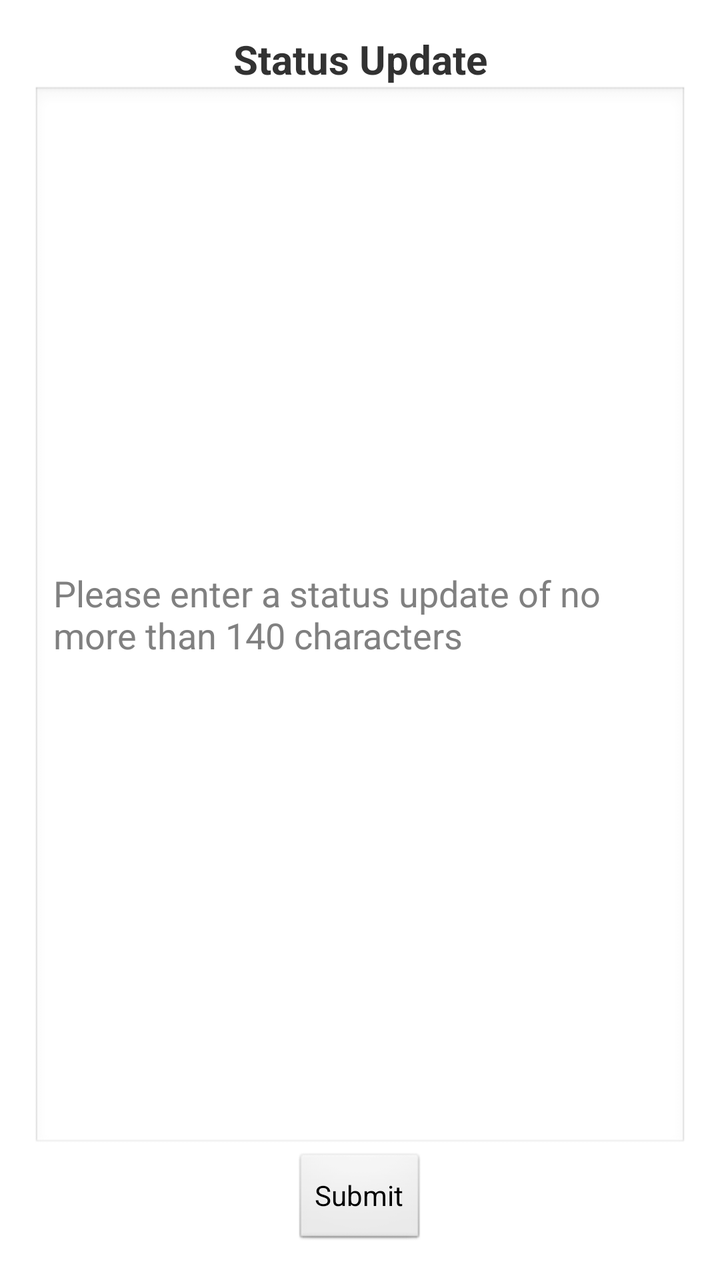
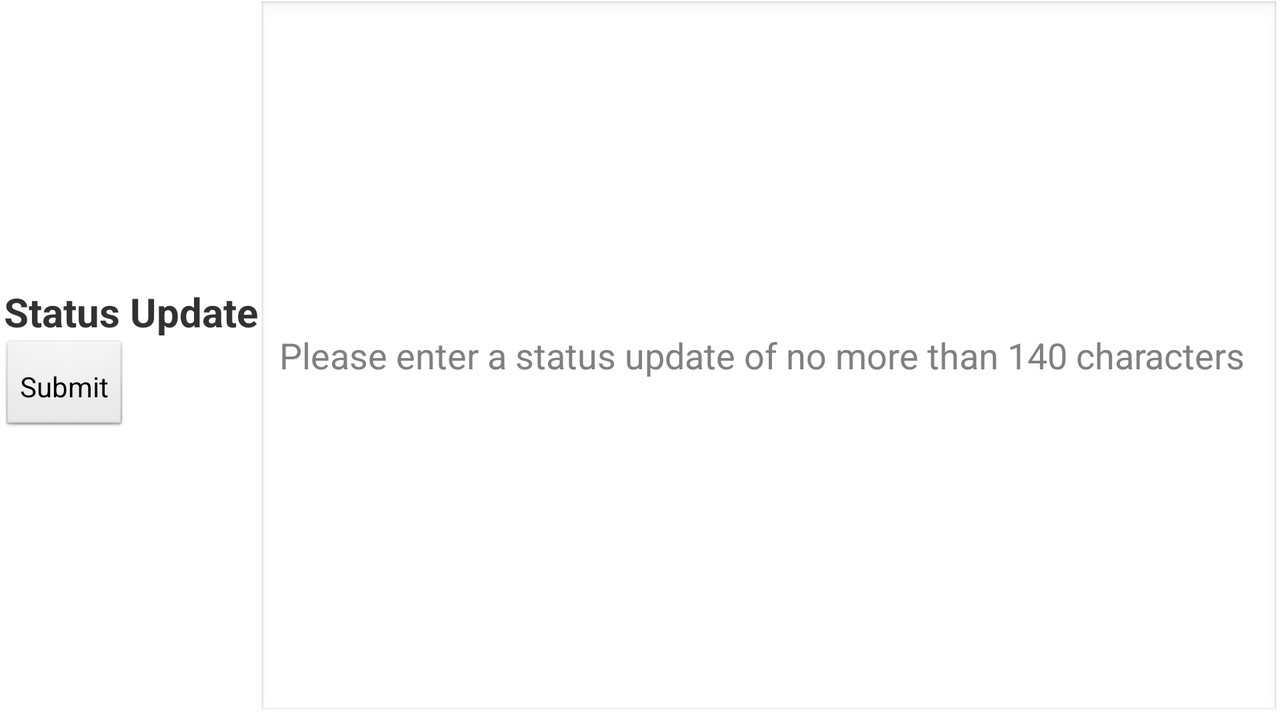

First picture: res/layout/ on a phone held upright. Second picture: the repository's own variant of that layout, on a device whose configuration matches the variant's folder. Source for both follows.
<!-- AndroidManifest.xml: application theme AppTheme -->
<!-- res/layout/fragment_compose.xml -->
<RelativeLayout xmlns:android="http://schemas.android.com/apk/res/android"
    xmlns:tools="http://schemas.android.com/tools"
    android:layout_width="match_parent"
    android:layout_height="match_parent"
    android:paddingBottom="@dimen/activity_vertical_margin"
    android:paddingLeft="@dimen/activity_horizontal_margin"
    android:paddingRight="@dimen/activity_horizontal_margin"
    android:paddingTop="@dimen/activity_vertical_margin"
    tools:context=".ComposeActivity" >

    <TextView
        android:id="@+id/main_activity_title"
        style="@style/title"
        android:layout_width="match_parent"
        android:layout_height="wrap_content"
        android:layout_alignParentTop="true"
        android:layout_centerHorizontal="true"
        android:gravity="center_horizontal|center_vertical"
        android:text="@string/main_activity_prompt" />

    <Button
        android:id="@+id/button_submit"
        android:layout_width="wrap_content"
        android:layout_height="wrap_content"
        android:layout_alignParentBottom="true"
        android:layout_centerHorizontal="true"
        android:text="@string/button_submit_text" />

    <EditText
        android:id="@+id/edit_message"
        android:layout_width="match_parent"
        android:layout_height="wrap_content"
        android:layout_above="@+id/button_submit"
        android:layout_alignParentLeft="true"
        android:layout_below="@+id/main_activity_title"
        android:hint="@string/edit_message_hint"
        android:inputType="textMultiLine" >

        <requestFocus />
    </EditText>

</RelativeLayout>
<!-- resources referenced by this layout -->
<resources>
  <dimen name="activity_horizontal_margin">16dp</dimen>
  <dimen name="activity_vertical_margin">16dp</dimen>
  <string name="button_submit_text">Submit</string>
  <string name="edit_message_hint">Please enter a status update of no more than 140 characters</string>
  <string name="main_activity_prompt">Status Update</string>
  <style name="title" parent="android:Widget.Holo.Light.TextView">
          <item name="android:textSize">20sp</item>
          <item name="android:textStyle">bold</item>
      </style>
  <style name="AppTheme" parent="AppBaseTheme">
          
      </style>
  <style name="AppBaseTheme" parent="android:Theme.Light">
          
      </style>
</resources>
<!-- res/layout-land/fragment_compose.xml (the repository's variant of the layout above) -->
<!-- drawn on the phone turned sideways -->
<?xml version="1.0" encoding="utf-8"?>
<LinearLayout xmlns:android="http://schemas.android.com/apk/res/android"
    android:layout_width="match_parent"
    android:layout_height="match_parent"
    android:orientation="horizontal" >

    <LinearLayout
        android:layout_width="wrap_content"
        android:layout_height="match_parent"
        android:gravity="center_vertical"
        android:orientation="vertical" >

        <TextView
            android:id="@+id/main_activity_title"
            style="@style/title"
            android:layout_width="wrap_content"
            android:layout_height="wrap_content"
            android:layout_marginLeft="2dp"
            android:text="@string/main_activity_prompt" />

        <Button
            android:id="@+id/button_submit"
            android:layout_width="wrap_content"
            android:layout_height="wrap_content"
            android:padding="10dp"
            android:text="@string/button_submit_text" />
    </LinearLayout>

    <EditText
        android:id="@+id/edit_message"
        android:layout_width="match_parent"
        android:layout_height="match_parent"
        android:hint="@string/edit_message_hint"
        android:inputType="textMultiLine" >

        <requestFocus />
    </EditText>

</LinearLayout>
<!-- resources referenced by the variant -->
<!-- as the phone turned sideways resolves them -->
<resources>
  <string name="button_submit_text">Submit</string>
  <string name="edit_message_hint">Please enter a status update of no more than 140 characters</string>
  <string name="main_activity_prompt">Status Update</string>
  <style name="title" parent="android:Widget.Holo.Light.TextView">
          <item name="android:textSize">20sp</item>
          <item name="android:textStyle">bold</item>
      </style>
  <style name="AppTheme" parent="AppBaseTheme">
          
      </style>
  <style name="AppBaseTheme" parent="android:Theme.Light">
          
      </style>
</resources>
